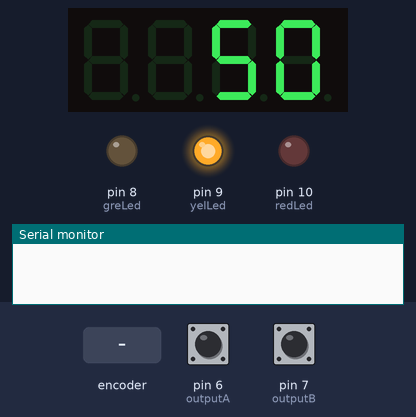
A sketch run on a simulated Arduino Uno, built with avr-gcc and run on an emulated ATmega328P. Parts: 4-digit seven-segment display, output pins drawn as LEDs (lit = HIGH), the last lines printed to the serial monitor. The test bench sets the inputs (shaded band); at power-on: pin 6 (outputA) HIGH, pin 7 (outputB) HIGH.

Above: at 1.2 s.
1.3 s: rotary encoder on pin 6 (outputA) / pin 7 (outputB) turned 3 steps (first pin leading)
At 2.8 s:
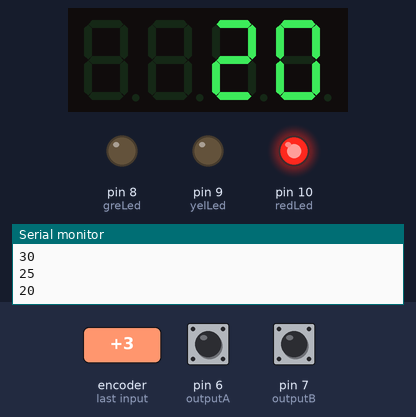
3.4 s: rotary encoder on pin 6 (outputA) / pin 7 (outputB) turned 3 steps (first pin leading)
At 4.8 s:
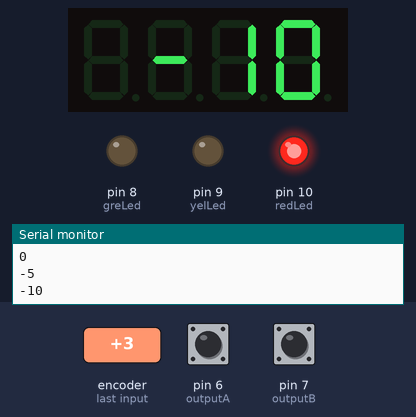
5.5 s: rotary encoder on pin 6 (outputA) / pin 7 (outputB) turned 1 step (first pin leading)
At 5.53 s:
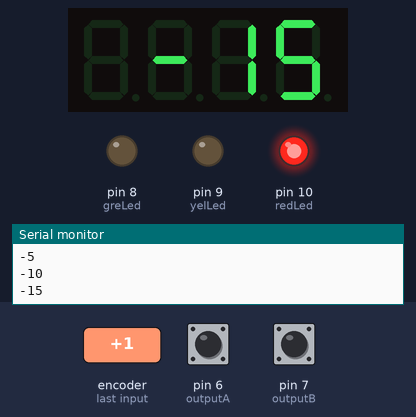
Timing chart, 0 to 8.5 s (numbered marks = the images above; inputs shaded):
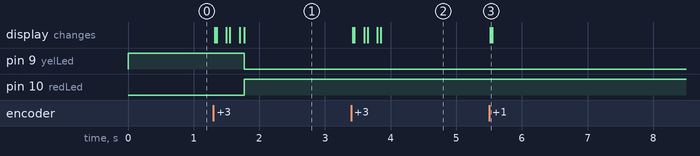

Measured:
- after the input at 1.3 s, pin 9 (yelLed): HIGH → LOW after 0.47 s; pin 10 (redLed): LOW → HIGH after 0.47 s; the display: first changes at once (image 1 shows a later state)
- after the input at 3.4 s, the display: first changes at once (image 2 shows a later state)
- after the input at 5.5 s, the display: changes at once (image 3)

The sketch:

RotaryEncoder.ino
```cpp
#include "TM1637Display.h"

#define CLK 2
#define DIO 3

#define outputA 6
#define outputB 7

#define greLed 8
#define yelLed 9
#define redLed 10

int multiplier = 5;

int counter = 50;
int aState;
int aLastState;

TM1637Display display(CLK, DIO);

void setup() {
  pinMode(outputA, INPUT);
  pinMode(outputB, INPUT);

  pinMode(redLed, OUTPUT);
  pinMode(yelLed, OUTPUT);
  pinMode(greLed, OUTPUT);

  Serial.begin(9600);

  aLastState = digitalRead(outputA);

  digitalWrite(yelLed, HIGH); // default to on

  // brightness of our display, can go much higher
  display.setBrightness(2);

  // set default display value
  display.showNumberDec(counter, false);
}

void loop() {
  aState = digitalRead(outputA);
  if(aState != aLastState) {
    if(digitalRead(outputB) != aState) {
      counter -= multiplier;
    } else {
      counter += multiplier;
    }

    display.showNumberDec(counter, false);

    if(counter < 25) {
      digitalWrite(redLed, HIGH);
      digitalWrite(yelLed, LOW);
      digitalWrite(greLed, LOW);
    } else if (counter >= 25 && counter <= 65) {
      digitalWrite(redLed, LOW);
      digitalWrite(yelLed, HIGH);
      digitalWrite(greLed, LOW);
    } else  if (counter > 65) {
      digitalWrite(redLed, LOW);
      digitalWrite(yelLed, LOW);
      digitalWrite(greLed, HIGH);
    }
    Serial.println(counter);
  }
  aLastState = aState;
}
```
